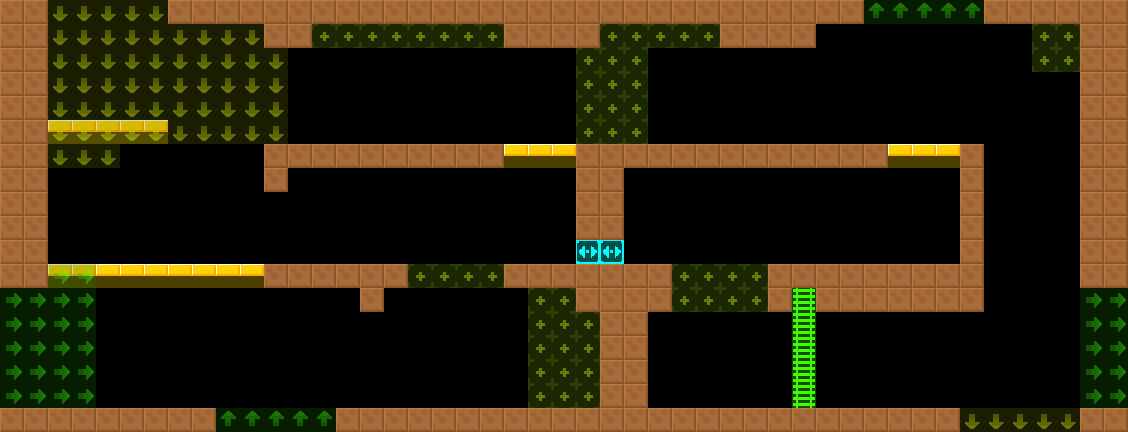

This game map was drawn from its Tiled (.tmx) file and the tilesets committed beside it. A one-line description and the trimmed map source follow:
An orthogonal 47x18 tile map with 24x24 px tiles, 2 tile layers (col, lnk), 2 tilesets and 7 objects (5x Door, 2x BreakableGround).

<map version="1.4" tiledversion="1.4.2" orientation="orthogonal" renderorder="right-down" width="47" height="18" tilewidth="24" tileheight="24" infinite="0" nextlayerid="4" nextobjectid="8">
 <tileset firstgid="6" source="../../lnk.tsx" />
 <tileset firstgid="1" source="../../col.tsx" />
 <layer id="1" name="col" width="47" height="18">
  <data>[846 cells, 233 non-empty, 4 distinct tile ids]</data>
 </layer>
 <layer id="2" name="lnk" width="47" height="18" opacity="0.5">
  <data>[846 cells, 159 non-empty, 4 distinct tile ids]</data>
 </layer>
 <objectgroup id="3" name="markers" opacity="0.5">
  <object id="1" name="Door" type="Door" x="264" y="120" width="24" height="24">
   <properties>
    <property name="yr" value="0" />
    <property name="xr" value="0" />
   </properties>
  </object>
  <object id="2" name="Door" type="Door" x="792" y="120" width="24" height="24">
   <properties>
    <property name="yr" value="0" />
    <property name="xr" value="0" />
   </properties>
  </object>
  <object id="3" name="Door" type="Door" x="264" y="240" width="24" height="24">
   <properties>
    <property name="yr" value="0" />
    <property name="xr" value="0" />
   </properties>
  </object>
  <object id="4" name="BreakableGround" type="BreakableGround" x="408" y="264" width="96" height="24">
   <properties>
    <property name="yr" value="0" />
    <property name="xr" value="0" />
   </properties>
  </object>
  <object id="5" name="BreakableGround" type="BreakableGround" x="672" y="264" width="96" height="48">
   <properties>
    <property name="yr" value="0" />
    <property name="xr" value="0" />
   </properties>
  </object>
  <object id="6" name="Door" type="Door" x="360" y="384" width="24" height="24">
   <properties>
    <property name="yr" value="0" />
    <property name="xr" value="0" />
   </properties>
  </object>
  <object id="7" name="Door" type="Door" x="912" y="384" width="24" height="24">
   <properties>
    <property name="yr" value="0" />
    <property name="xr" value="0" />
   </properties>
  </object>
 </objectgroup>
</map>
